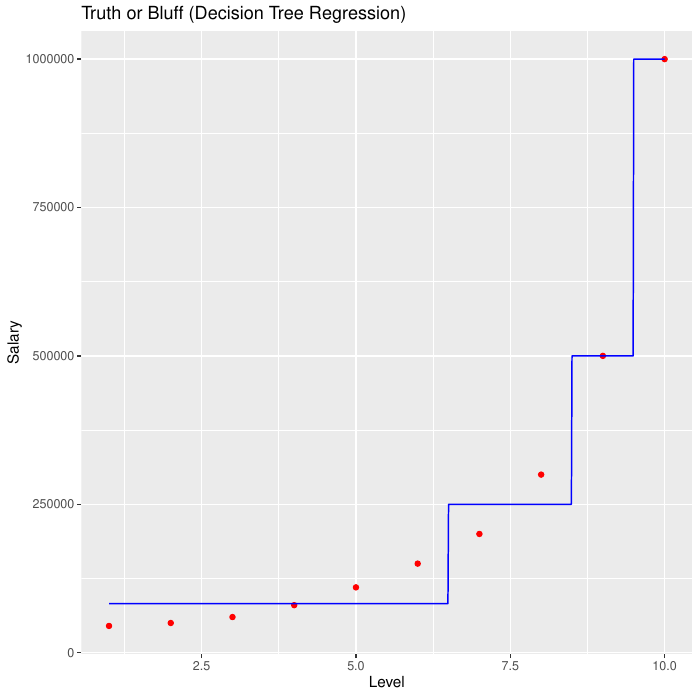

Reproduce this figure in R.
dataset=read.csv("Position_Salaries.csv")                                   #importing the dataser
dataset=dataset[2:3]                                                        #keeping only the useful columns



library(rpart)                                                              #for decision tree regression
regressor=rpart(formula = Salary~.,
                data    = dataset,
                control = rpart.control(minsplit=1))    
print(summary(regressor))
 
y_pred=predict(regressor,data.frame(Level=6.5))                             #Predicting a new result
print(y_pred)


# Visualising the Decision Tree Regression results (higher resolution)
library(ggplot2)
x_grid = seq(min(dataset$Level), max(dataset$Level), 0.01)
ggplot() +
  geom_point(aes(x = dataset$Level, y = dataset$Salary),
             colour = 'red') +
  geom_line(aes(x = x_grid, y = predict(regressor, newdata = data.frame(Level = x_grid))),
            colour = 'blue') +
  ggtitle('Truth or Bluff (Decision Tree Regression)') +
  xlab('Level') +
  ylab('Salary')
ggsave('dec_tree_reg.pdf')
# Plotting the tree
plot(regressor)
text(regressor)